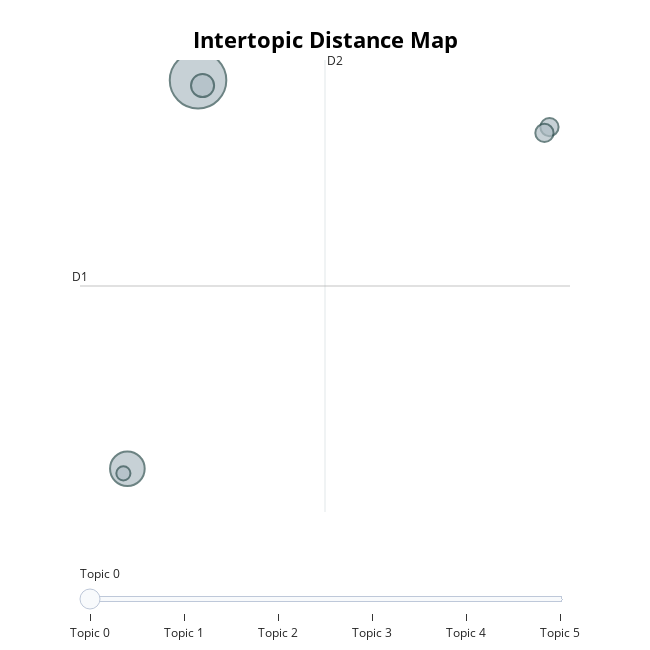

The notebook cell saved with this chart:
### Code cell
model.visualize_topics()

### Figure 1 — Plotly figure (JSON) as saved in the notebook; plotly's stock layout.template omitted (floating-point values rounded to 4 significant figures)
{"data": [{"customdata": [[0, "ad | disease | aβ | amyloid | tau", 48], [1, "ad | genes | mr | disease | study", 18], [2, "gut | ad | microbiota | brain | evs", 8], [3, "43 | tdp | lncrnas | rnas | stmn2", 5], [4, "mirnas | mir | ad | mirna | pd", 5], [5, "cell | single | ad | astrocytes | spatial", 3]], "hovertemplate": "<b>Topic %{customdata[0]}</b><br>%{customdata[1]}<br>Size: %{customdata[2]}", "legendgroup": "", "marker": {"color": "#B0BEC5", "line": {"color": "DarkSlateGrey", "width": 2}, "size": [48, 18, 8, 5, 5, 3], "sizemode": "area", "sizeref": 0.03, "symbol": "circle"}, "mode": "markers", "name": "", "orientation": "v", "showlegend": false, "type": "scatter", "x": [-16.72, -22.22, -16.36, 10.66, 10.27, -22.53], "xaxis": "x", "y": [9.123, -17.06, 8.771, 5.969, 5.577, -17.37], "yaxis": "y"}], "layout": {"annotations": [{"showarrow": false, "text": "D1", "x": -25.91, "y": -4.741, "yshift": 10}, {"showarrow": false, "text": "D2", "x": -6.824, "xshift": 10, "y": 10.49}], "height": 650, "hoverlabel": {"bgcolor": "white", "font": {"family": "Rockwell", "size": 16}}, "legend": {"itemsizing": "constant", "tracegroupgap": 0}, "margin": {"t": 60}, "shapes": [{"line": {"color": "#CFD8DC", "width": 2}, "type": "line", "x0": -6.824, "x1": -6.824, "y0": -19.97, "y1": 10.49}, {"line": {"color": "#9E9E9E", "width": 2}, "type": "line", "x0": -25.91, "x1": 12.26, "y0": -4.741, "y1": -4.741}], "sliders": [{"active": 0, "pad": {"t": 50}, "steps": [{"args": [{"marker.color": [["red", "#B0BEC5", "#B0BEC5", "#B0BEC5", "#B0BEC5", "#B0BEC5"]]}], "label": "Topic 0", "method": "update"}, {"args": [{"marker.color": [["#B0BEC5", "red", "#B0BEC5", "#B0BEC5", "#B0BEC5", "#B0BEC5"]]}], "label": "Topic 1", "method": "update"}, {"args": [{"marker.color": [["#B0BEC5", "#B0BEC5", "red", "#B0BEC5", "#B0BEC5", "#B0BEC5"]]}], "label": "Topic 2", "method": "update"}, {"args": [{"marker.color": [["#B0BEC5", "#B0BEC5", "#B0BEC5", "red", "#B0BEC5", "#B0BEC5"]]}], "label": "Topic 3", "method": "update"}, {"args": [{"marker.color": [["#B0BEC5", "#B0BEC5", "#B0BEC5", "#B0BEC5", "red", "#B0BEC5"]]}], "label": "Topic 4", "method": "update"}, {"args": [{"marker.color": [["#B0BEC5", "#B0BEC5", "#B0BEC5", "#B0BEC5", "#B0BEC5", "red"]]}], "label": "Topic 5", "method": "update"}]}], "title": {"font": {"color": "Black", "size": 22}, "text": "<b>Intertopic Distance Map</b>", "x": 0.5, "xanchor": "center", "y": 0.95, "yanchor": "top"}, "width": 650, "xaxis": {"anchor": "y", "domain": [0, 1], "range": [-25.91, 12.26], "title": {"text": ""}, "visible": false}, "yaxis": {"anchor": "x", "domain": [0, 1], "range": [-19.97, 10.49], "title": {"text": ""}, "visible": false}}}
